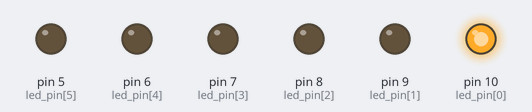
Simulated run of this sketch. Board: Arduino Uno, built with avr-gcc and run on an emulated ATmega328P. Shown: output pins drawn as LEDs (lit = HIGH).

Above: at 1.15 s.
At 1.75 s:
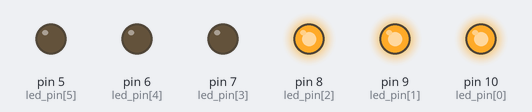
At 2.05 s:
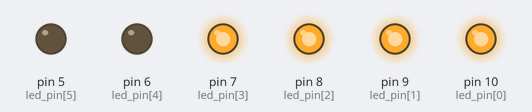
At 2.95 s:
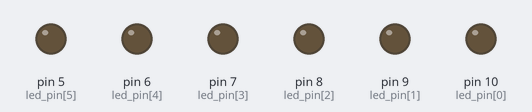
At 4.45 s:
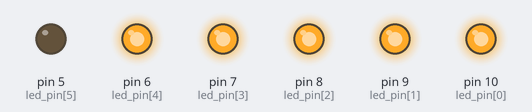
At 5.65 s:
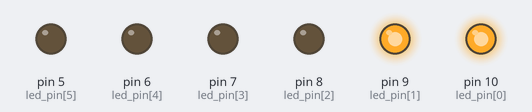
Timing chart, 0 to 6.0 s (numbered marks = the images above):
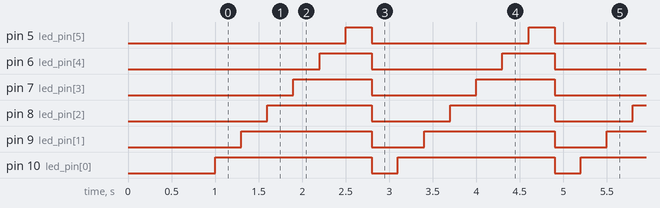

The sketch:

while-loop.ino
```cpp
uint8_t led_pin[6] = {10, 9, 8, 7, 6, 5};
uint8_t count_led = 0;

void setup() {
  Serial.begin(115200);
  delay(1000);
  for(uint8_t count_pin = 0; count_pin < sizeof(led_pin); count_pin++) pinMode(led_pin[count_pin], OUTPUT);
  for(uint8_t count_pin = 0; count_pin < sizeof(led_pin); count_pin++) digitalWrite(led_pin[count_pin], 0);
}

void loop() {
  while(count_led < sizeof(led_pin)) {
    digitalWrite(led_pin[count_led], 1);
    delay(300);
    count_led++;
  }
  count_led = 0;
  for(uint8_t count_pin = 0; count_pin < sizeof(led_pin); count_pin++) digitalWrite(led_pin[count_pin], 0);
  delay(300);
}
```

Measured:
- by itself, pin 5 (led_pin[5]): alternates HIGH for 0.30 s and LOW for 1.8 s
- by itself, pin 6 (led_pin[4]): alternates HIGH for 0.60 s and LOW for 1.5 s
- by itself, pin 7 (led_pin[3]): alternates HIGH for 0.90 s and LOW for 1.2 s
- by itself, pin 8 (led_pin[2]): alternates HIGH for 1.2 s and LOW for 0.90 s
- by itself, pin 9 (led_pin[1]): alternates HIGH for 1.5 s and LOW for 0.60 s
- by itself, pin 10 (led_pin[0]): alternates HIGH for 1.8 s and LOW for 0.30 s
